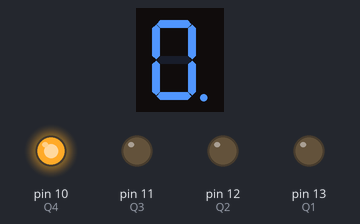
Simulated run of this sketch. Board: Arduino Uno, built with avr-gcc and run on an emulated ATmega328P. On the bench: 1-digit seven-segment display, output pins drawn as LEDs (lit = HIGH). Wiring (inferred from the names in the program): 1-digit 7-segment display, segments lit when HIGH: segments pin 3, pin 4, pin 5, pin 6, pin 7, pin 8, pin 9, pin 2. The segment pins are drawn as the display they are named for; pins used as bus, display or sensor lines are not drawn.

Above: at 0.1 s.
At 0.5 s:
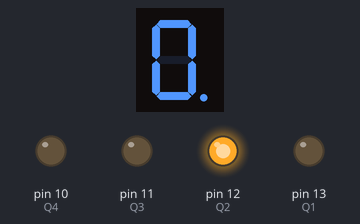
Timing chart, 0 to 130.0 s (numbered marks = the images above):
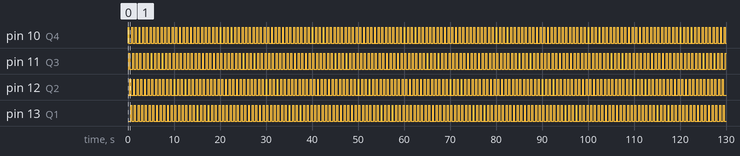

The sketch:

_7SEG_2.ino
```cpp
int SEG_A = 2;
int SEG_B = 3;
int SEG_C = 4;
int SEG_D = 5;
int SEG_E = 6;
int SEG_F = 7;
int SEG_G = 8;
int SEG_DP = 9;
int Q1 = 13;
int Q2 = 12;
int Q3 = 11;
int Q4 = 10;
int i;

char seg[] = {
  0b11111100,
  0b01100000,
  0b11011010,
  0b11110010,
  0b01100110,
  0b10110110,
  0b10111110,
  0b11100000,
  0b11111110,
  0b11110110,
  0b11101110,
  0b00111110,
  0b10011100,
  0b01111010,
  0b10011110,
  0b10001110
};

void display7seg(int a){
  digitalWrite(SEG_A,seg[a] & 1<<7);
  digitalWrite(SEG_B,seg[a] & 1<<6);
  digitalWrite(SEG_C,seg[a] & 1<<5);
  digitalWrite(SEG_D,seg[a] & 1<<4);
  digitalWrite(SEG_E,seg[a] & 1<<3);
  digitalWrite(SEG_F,seg[a] & 1<<2);
  digitalWrite(SEG_G,seg[a] & 1<<1);
  digitalWrite(SEG_DP,seg[a] & 1<<0);
}


// the setup function runs once when you press reset or power the board
void setup() {
  // initialize digital pin LED_BUILTIN as an output.
  pinMode(SEG_A, OUTPUT);
  pinMode(SEG_B, OUTPUT);
  pinMode(SEG_C, OUTPUT);
  pinMode(SEG_D, OUTPUT);
  pinMode(SEG_E, OUTPUT);
  pinMode(SEG_F, OUTPUT);
  pinMode(SEG_G, OUTPUT);
  pinMode(SEG_DP, OUTPUT);
  pinMode(Q1, OUTPUT);
  pinMode(Q2, OUTPUT);
  pinMode(Q3, OUTPUT);
  pinMode(Q4, OUTPUT);
  display7seg(8);
}

// the loop function runs over and over again forever
void loop() {
  digitalWrite(Q4,1);
  delay(200);
  digitalWrite(Q4,0);
  digitalWrite(Q3,1);
  delay(200);
  digitalWrite(Q3,0);
  digitalWrite(Q2,1);
  delay(200);
  digitalWrite(Q2,0);
  digitalWrite(Q1,1);
  delay(200);
  digitalWrite(Q1,0);

}
```

Measured:
- by itself, pin 10 (Q4), pin 11 (Q3), pin 12 (Q2), pin 13 (Q1): alternates HIGH for 0.20 s and LOW for 0.60 s
- by itself, everything shown: repeats every 0.80 s, in 4 steps
